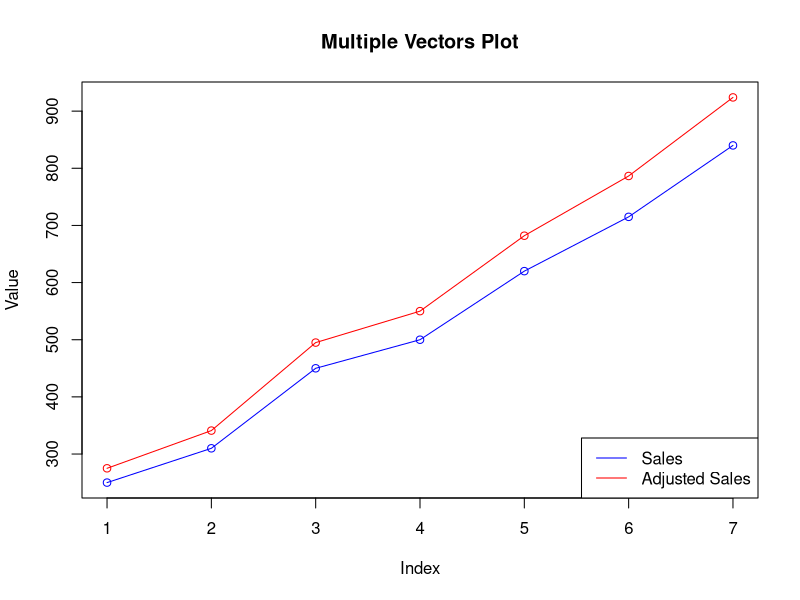

Recreate this plot in R.
## ---- chunk 1
# vector that contains sales figures
sales <- c(250, 310, 450, 500, 620, 715, 840)
## ---- chunk 2
# A function that takes a vector as a param
# Returns the sum and mean of a vector
# @param vector
sales_summary <- function(vector) {
  Sum <- sum(vector)
  Mean <- mean(vector)
  returnVar <- list(Sum = Sum, Mean = Mean)
  return(returnVar)
}

sales_summary(sales)

## ---- chunk 3
# A function that that takes a vector and a percentage as a param
# Returns a new vector adjusted by the percentage
# @param vector
# @param percentage
adjust_sales <- function(vector, percentage) {
  newVector <- vector * ((percentage + 100 )/100)
  sort(newVector, decreasing=TRUE)
  return(newVector)
}

salesADJ <- adjust_sales(sales, 10)

## ---- chunk 4
randomVector = c(22, 3, 24, 536, 774678, 895676, 57635, 24344, 123, 534)

sales_summary(randomVector)
## ---- chunk 5
adjust_sales(randomVector, 17)
## ---- chunk 6
# TODO: fix this when the lecture comes out
plot(sales, type="o", col="blue", ylim=range(c(sales, salesADJ)), main="Multiple Vectors Plot", xlab="Index", ylab="Value")

lines(salesADJ, type="o", col="red")

legend("bottomright", legend=c("Sales", "Adjusted Sales"), col=c("blue", "red"), lty=1)
## ---- chunk 7
# TODO: fill this out
## ---- chunk 8
# TODO: fill this out
## ---- chunk 9
# TODO: fill this out
## ---- chunk 10
# TODO: fill this out
## ---- chunk 11
# TODO: fill this out
## ---- chunk 12
# TODO: fill this out
## ---- chunk 13
# TODO: fill this out
## ---- chunk 14
# TODO: fill this out
## ---- chunk 15
# TODO: fill this out
## ---- chunk 16
# TODO: fill this out
## ---- chunk 17
# TODO: fill this out
## ---- chunk 18
# TODO: fill this out
## ---- chunk 19
# TODO: fill this out
## ---- chunk 20
# TODO: fill this out
## ---- chunk 21
# TODO: fill this out
## ---- chunk 22
# TODO: fill this out
## ---- chunk 23
# TODO: fill this out
## ---- chunk 24
# TODO: fill this out
